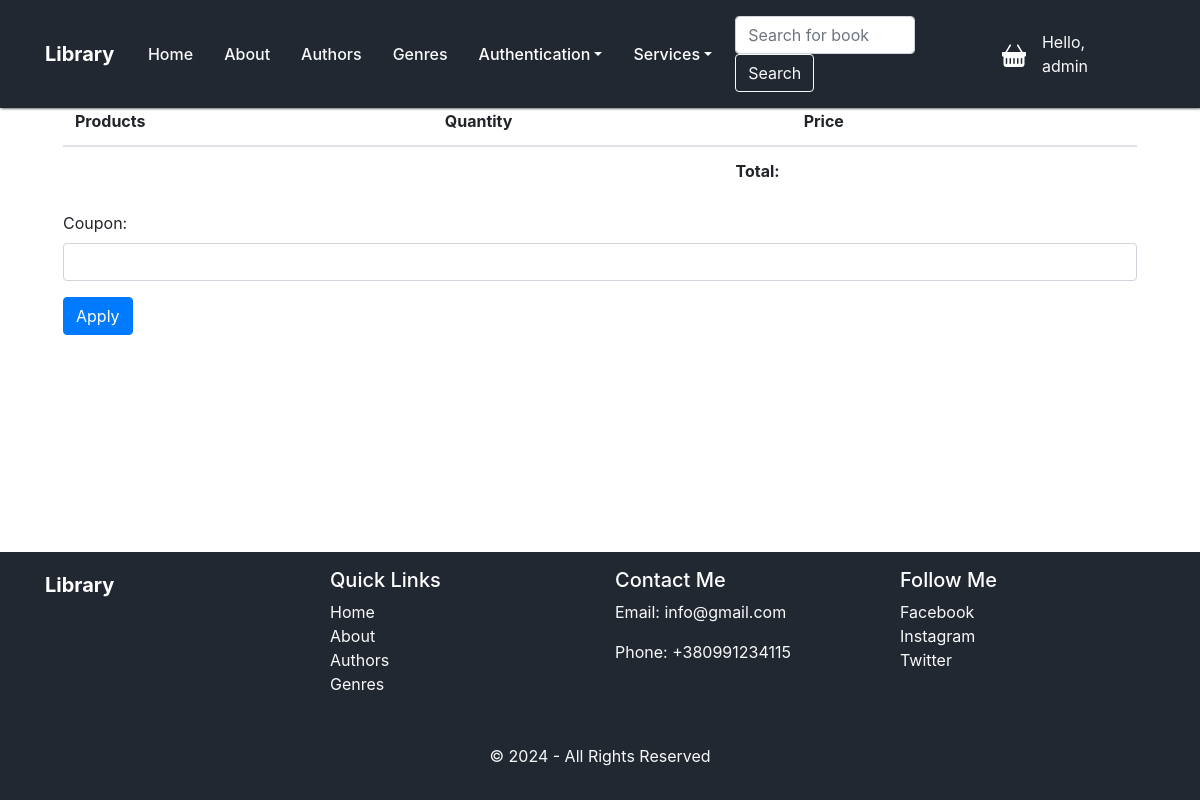
The app's page /library/cart/ (signed in), older data.
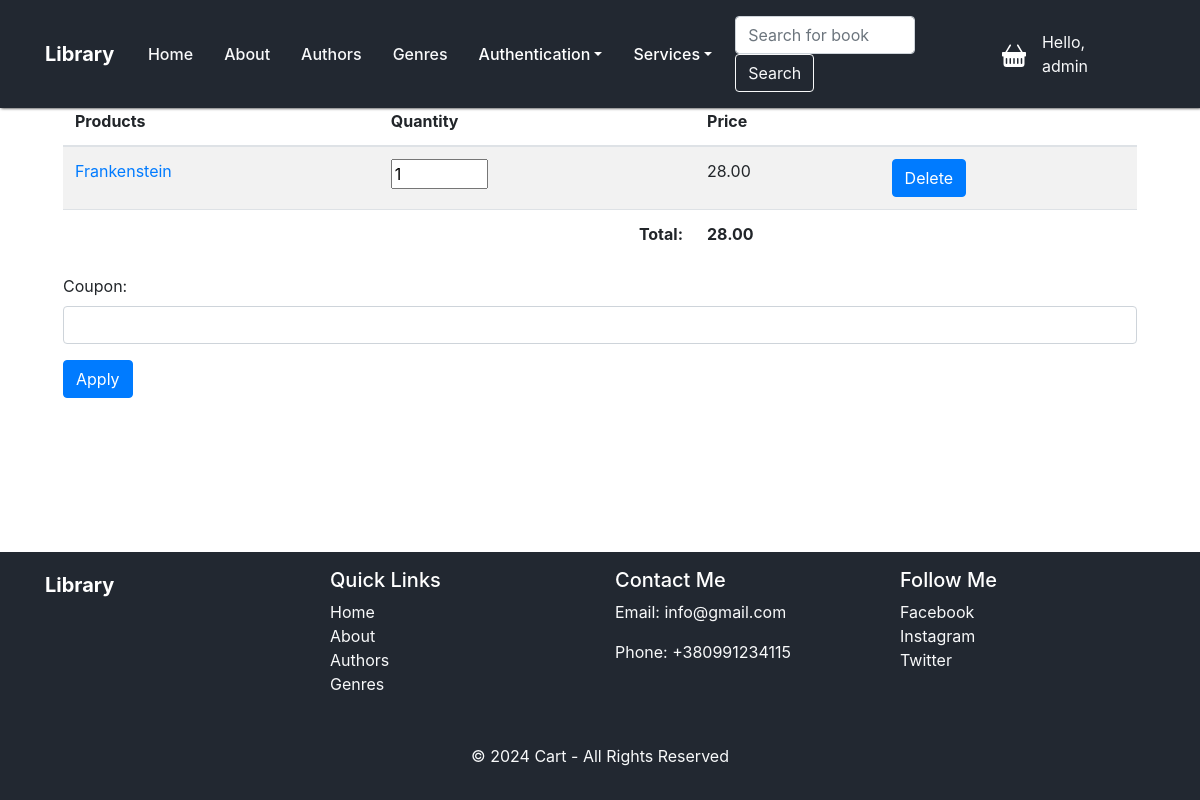
The same page, newer data.
### library/models.py (models this page shows, shortened)
class CartDetails(models.Model):
    cart_header = models.ForeignKey(CartHeader, on_delete=models.CASCADE)
    book = models.ForeignKey(Book, on_delete=models.CASCADE)
    quantity = models.IntegerField(default=1)

class Book(models.Model):
    title = models.CharField(max_length=100)
    authors = models.ManyToManyField('Author', through='BookAuthor')
    genre = models.ForeignKey('Genre', on_delete=models.CASCADE, null=True)
    published_year = models.IntegerField()
    ISBN = models.CharField(max_length=200)
    price = models.DecimalField(max_digits=6, decimal_places=2, default=0.0)
    class Meta:
        ordering = ["published_year"]
        indexes = [models.Index(fields=["published_year"])]

### library/views.py (the view)
# urls.py: path('cart/', views.get_cart, name='cart'),
@login_required(login_url=settings.LOGIN_URL)
def get_cart(request):
    form = CouponApplyForm()
    code = None
    discount = 0
    if CartHeader.objects.filter(user_role=request.user.userrole).exists():
        cart_header = CartHeader.objects.get(user_role=request.user.userrole)
        purchases = CartDetails.objects.filter(cart_header=cart_header)
        if cart_header.coupon is not None:
            code = cart_header.coupon.name
            discount = cart_header.coupon.discount
        if purchases.exists():
            total_before = Decimal(sum(map(lambda purchase: purchase.book.price * purchase.quantity, purchases)))
            total = round(total_before - (total_before * Decimal(discount / 100)), 2)
            return render(request, 'library/cart.html', context={'title': "Cart", 'purchases': purchases,
                                                                 'total': total, 'form': form, "code": code})
    return render(request, 'library/cart.html', context={"form": form, "code": code})

### library/forms.py
class CouponApplyForm(forms.Form):
    coupon = forms.CharField(label='Coupon', widget=forms.TextInput(attrs={'placeholder': 'Enter coupon', "class": "form-control"}))

### library/templatetags/tags.py (called while the page is built)
@register.simple_tag()
def get_menu():
    return views.menu

@register.simple_tag()
def get_manage_menu():
    return views.manage_menu

@register.simple_tag()
def get_year():
    return datetime.now().year

### library/templates/library/cart.html (shortened to what this page needs)
{%extends 'base.html'%}
{% load static %}
{%block content%}
    <div class="container cart-margin">
        <table class="table table-border table-striped">
        <thead class="head-dark">
        <tr>
            <th scope="col">Products</th>
            <th scope="col">Quantity</th>
            <th scope="col">Price</th>
            <th></th>
        </tr>
        </thead>
        <tbody>
        {% for purchase in purchases %}
        <tr>
            <td>
                <a href="{% url 'book_by_id' purchase.book.id %}">{{purchase.book.title}}</a>
            </td>
            <td>
                <input class="product-quantity" type="number" data-quantity="{{ purchase.quantity }}"
                       data-update-url="{% url 'cart_update_quantity' %}"
                       data-purchase-id="{{ purchase.id }}"
                       value="{{ purchase.quantity }}" min="1" max="100">
            </td>
            <td>
                {{purchase.book.price}}
            </td>
            <td>
                <a class="btn btn-primary" href="{% url 'delete_product_from_cart' purchase.id %}">Delete</a>
            </td>
        </tr>
        {% endfor %}
        </tbody>
        <tfoot>
            <tr>
                <td></td>
                <td class="text-right"><strong>Total:</strong></td>
                <td><strong>{{ total }}</strong></td>
                <td></td>
            </tr>
        </tfoot>
    </table>
        {% if not code %}
            <form class='mt-3' method="POST" action="{% url 'apply_coupon' %}">
                <div class="form-group">
                    {{form.coupon.label_tag}}
                    <input class="form-control" type="text" name="coupon" >
                </div>
                <button type="submit" class="btn btn-primary">
                    Apply
                </button>
            </form>
        {% endif %}
    </div>
{%endblock%}

### templates/base.html (shortened to what this page needs)
{% load static %}
{% load tags %}
<!DOCTYPE html>
<html lang="en">
<head>
    <link type="text/css" rel="stylesheet" href="{% static 'library/css/index.css' %}">
    <link rel="stylesheet" href="https://stackpath.bootstrapcdn.com/bootstrap/4.5.2/css/bootstrap.min.css">
</head>
<body>
<nav class="navbar navbar-expand-lg fixed-top navbar-dark">
    <div class="container">
        <div class="container-logo">
            <a class="navbar-brand" href="{%url 'home'%}">Library</a>
        </div>
        <div class="collapse navbar-collapse" id="navbarNav">
            <ul class="navbar-nav">
                {% get_menu as menu %}
                {%for item in menu%}
                <li class="nav-item">
                    <a class="nav-link text-light" href="{%url item.URL%}"> {{item.title}}</a>
                </li>
                {%endfor%}
                <li class="nav-item dropdown">
                    <a class="nav-link dropdown-toggle" id="auth-dropdown" role="button" data-toggle="dropdown" aria-expanded="false" href="#">Authentication</a>
                </li>
                {% if request.user.userrole.role == 'admin' %}
                <li class="nav-item dropdown">
                    <a class="nav-link dropdown-toggle" id="navbar-dropdown" role="button" data-toggle="dropdown" aria-expanded="false" href="#">Services</a>
                        {% get_manage_menu as manage_menu %}
                </li>
                {% endif %}
            </ul>
        </div>
        <form class="form-inline my-2 my-lg0 mr-3" method="get" action="{% url 'search_book' %}">
            <input class="form-control form-width-small" type="search" placeholder="Search for book" name="query">
            <button class="btn btn-outline-light">Search</button>
        </form>
            <div class="mr-3">
            <a href="{%url 'cart'%}">
            </a>
        </div>
        <div class="mr-4">
            {% if request.user.is_authenticated%}
                <div class="navbar-text text-light">
                    Hello, {{ request.user.username }}
                </div>
            {% endif %}
        </div>
    </div>
</nav>
<main>
    <div class="ml-5 mr-5">
        {%block content%}
        {%endblock%}
    </div>
</main>
<div class="footer footer-fill mt-4 py-3">
    <div class="container">
        <footer>
            <div class="row">
                <div class="col-md-3 mb-3">
                    <h5>
                        <a class="d-flex align-items-center mb-3 link-body-emphasis navbar-brand"
                           href="{%url 'home'%}">Library</a>
                    </h5>
                </div>
                <div class="col-md-3 mb-3">
                    <h5 class="text-white">Quick Links</h5>
                    <ul class="list-unstyled">
                        {%for item in menu%}
                        <li><a class="text-light" href="{%url item.URL%}">{{item.title}}</a></li>
                        {%endfor%}
                    </ul>
                </div>
                <div class="col-md-3 mb-3">
                    <h5 class="text-white">Contact Me</h5>
                    <p class="text-light">Email: info@gmail.com</p>
                    <p class="text-light">Phone: +380991234115</p>
                </div>
                <div class="col-md-3 mb-3">
                    <h5 class="text-white">Follow Me</h5>
                    <ul class="list-unstyled">
                        <li>
                            <a class="text-light" href="#">Facebook</a>
                        </li>
                        <li>
                            <a class="text-light" href="#">Instagram</a>
                        </li>
                        <li>
                            <a class="text-light" href="#">Twitter</a>
                        </li>
                    </ul>
                </div>
            </div>
            <div class="text-center mt-3">
                 {% get_year as year %}
                <p class="text-light">
                    &copy; {{year}} {{title}} - All Rights Reserved
                </p>
            </div>
        </footer>
    </div>
</div>
</body>
</html>

Row changes from the older to the newer data that the page shows:
added CartDetails: book "Frankenstein", quantity "1", book.price "28.00"
Text that changed along with them:
{{ total }}: (not shown) → "28.00"
{{ title }}: (not shown) → "Cart"
